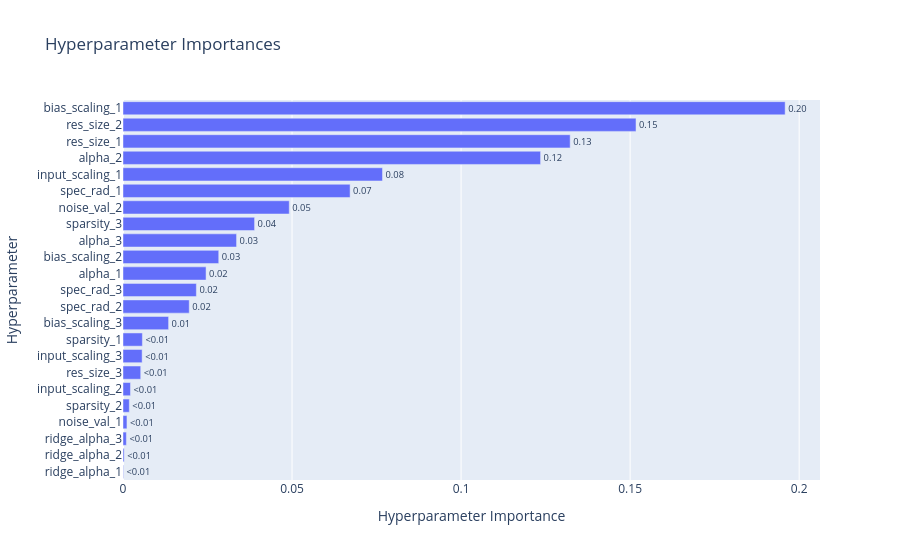

The cell this chart's notebook holds for it:
### Code cell
optuna.visualization.plot_param_importances(study).show()

### Figure 1 — Plotly figure (JSON) as saved in the notebook; plotly's stock layout.template omitted (floating-point values rounded to 4 significant figures)
{"data": [{"cliponaxis": false, "hovertemplate": ["ridge_alpha_1 (FloatDistribution): 0.00013526710801326904<extra></extra>", "ridge_alpha_2 (FloatDistribution): 0.00034452857190192087<extra></extra>", "ridge_alpha_3 (FloatDistribution): 0.0009969720480755252<extra></extra>", "noise_val_1 (FloatDistribution): 0.0011723280210633876<extra></extra>", "sparsity_2 (FloatDistribution): 0.0018682558231625985<extra></extra>", "input_scaling_2 (FloatDistribution): 0.002208807242148046<extra></extra>", "res_size_3 (IntDistribution): 0.005240392040241736<extra></extra>", "input_scaling_3 (FloatDistribution): 0.005658723876806583<extra></extra>", "sparsity_1 (FloatDistribution): 0.005734603575767747<extra></extra>", "bias_scaling_3 (FloatDistribution): 0.01348667048282775<extra></extra>", "spec_rad_2 (FloatDistribution): 0.019593991028309613<extra></extra>", "spec_rad_3 (FloatDistribution): 0.021700606336640876<extra></extra>", "alpha_1 (FloatDistribution): 0.024564342942485967<extra></extra>", "bias_scaling_2 (FloatDistribution): 0.028316799424858107<extra></extra>", "alpha_3 (FloatDistribution): 0.03359203158455101<extra></extra>", "sparsity_3 (FloatDistribution): 0.0389183786997767<extra></extra>", "noise_val_2 (FloatDistribution): 0.04917659491494439<extra></extra>", "spec_rad_1 (FloatDistribution): 0.06717079879368669<extra></extra>", "input_scaling_1 (FloatDistribution): 0.07674936818576067<extra></extra>", "alpha_2 (FloatDistribution): 0.12351272268474103<extra></extra>", "res_size_1 (IntDistribution): 0.13226383750502313<extra></extra>", "res_size_2 (IntDistribution): 0.1517413991620238<extra></extra>", "bias_scaling_1 (FloatDistribution): 0.1958525799471892<extra></extra>"], "name": "Objective Value", "orientation": "h", "text": ["<0.01", "<0.01", "<0.01", "<0.01", "<0.01", "<0.01", "<0.01", "<0.01", "<0.01", "0.01", "0.02", "0.02", "0.02", "0.03", "0.03", "0.04", "0.05", "0.07", "0.08", "0.12", "0.13", "0.15", "0.20"], "textposition": "outside", "type": "bar", "x": [0.0001353, 0.0003445, 0.000997, 0.001172, 0.001868, 0.002209, 0.00524, 0.005659, 0.005735, 0.01349, 0.01959, 0.0217, 0.02456, 0.02832, 0.03359, 0.03892, 0.04918, 0.06717, 0.07675, 0.1235, 0.1323, 0.1517, 0.1959], "y": ["ridge_alpha_1", "ridge_alpha_2", "ridge_alpha_3", "noise_val_1", "sparsity_2", "input_scaling_2", "res_size_3", "input_scaling_3", "sparsity_1", "bias_scaling_3", "spec_rad_2", "spec_rad_3", "alpha_1", "bias_scaling_2", "alpha_3", "sparsity_3", "noise_val_2", "spec_rad_1", "input_scaling_1", "alpha_2", "res_size_1", "res_size_2", "bias_scaling_1"]}], "layout": {"title": {"text": "Hyperparameter Importances"}, "xaxis": {"title": {"text": "Hyperparameter Importance"}}, "yaxis": {"title": {"text": "Hyperparameter"}}}}
